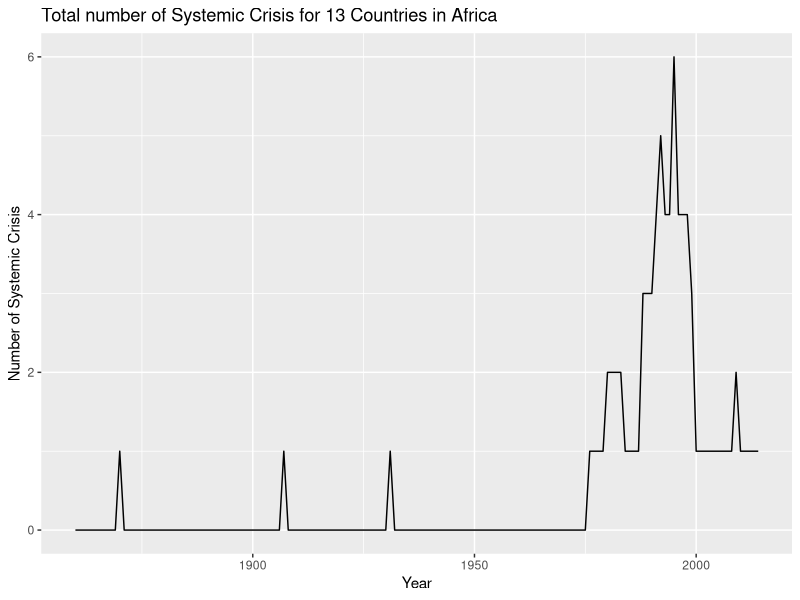
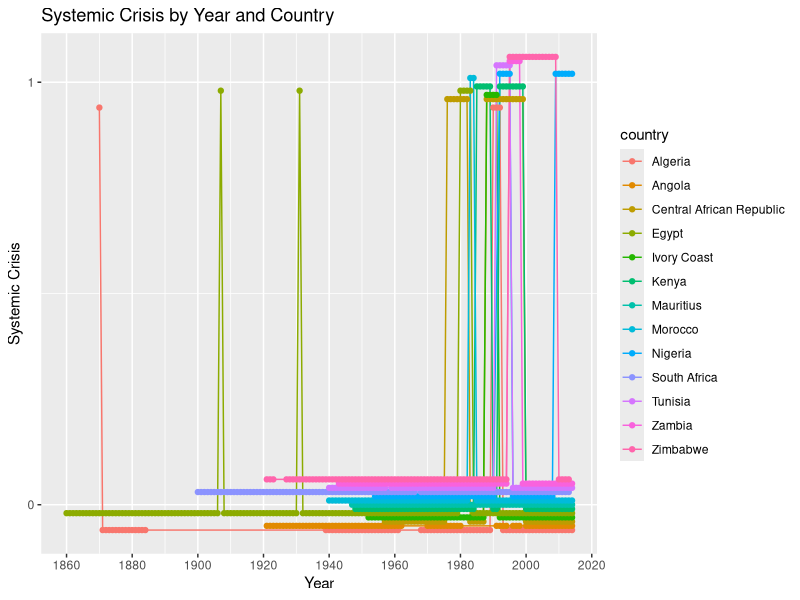
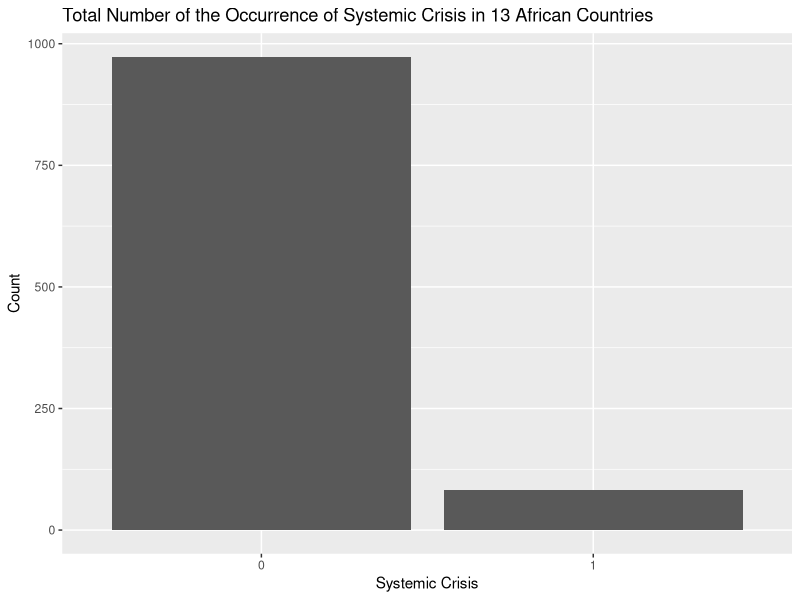
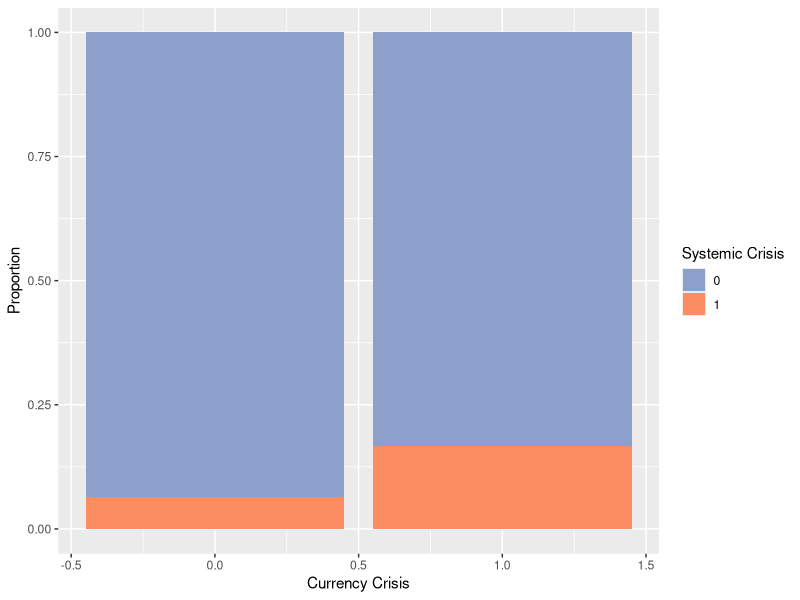
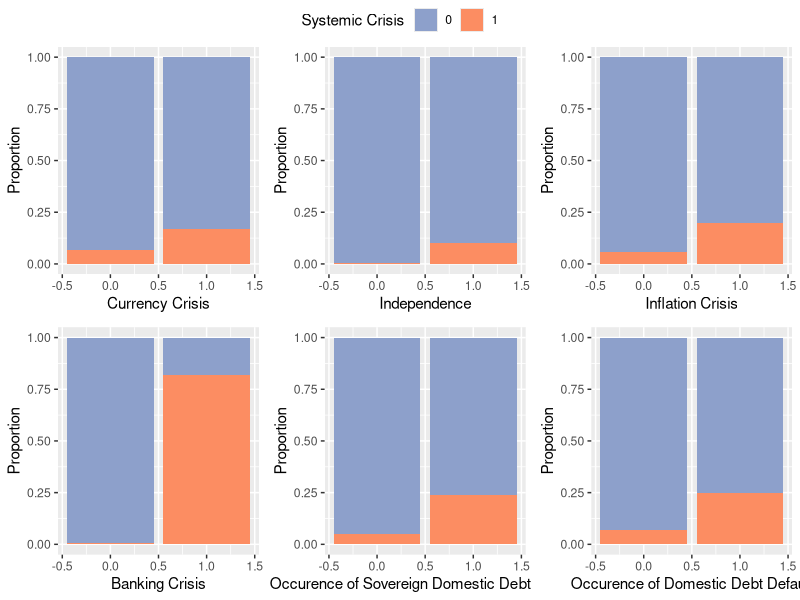
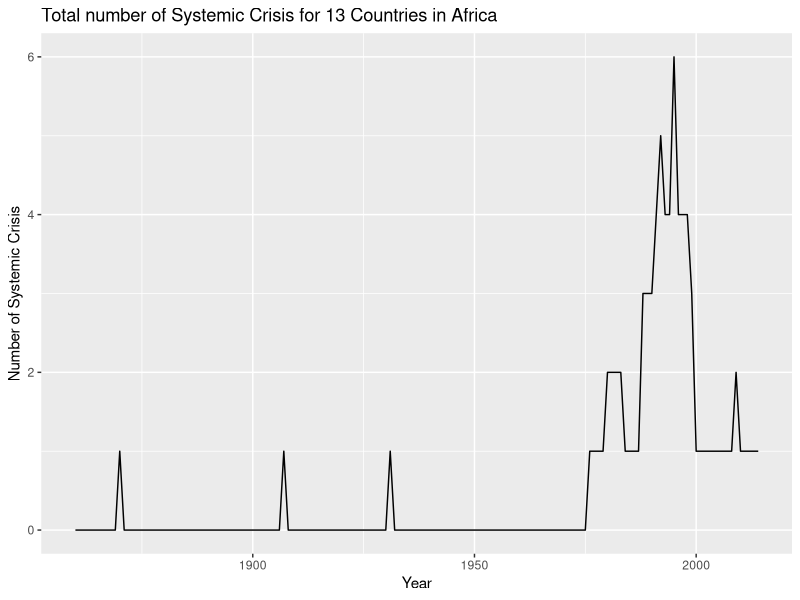
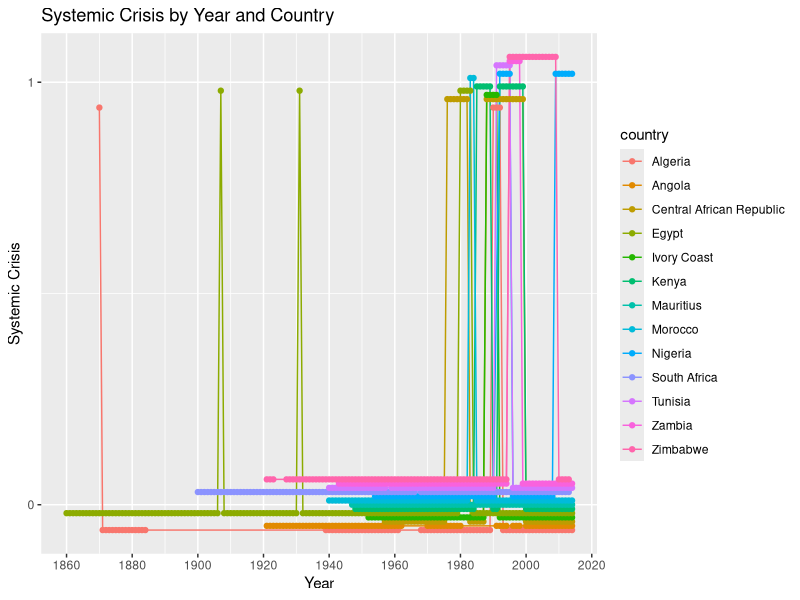
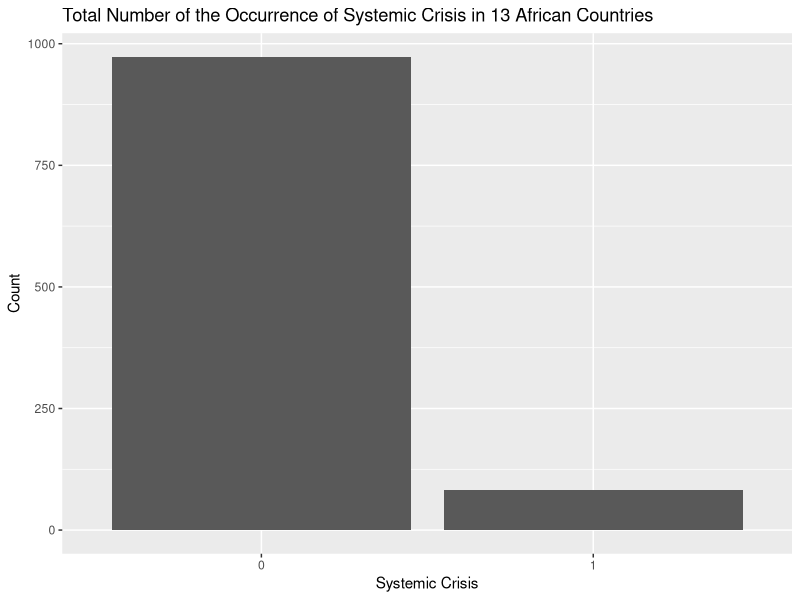

These figures' R source, in order:
#setwd("/Users/zxy/Desktop/BIOS611/bios-611-project")

library(tidyverse)
library(dplyr)
library(ggplot2)
library(RColorBrewer)
library(ggpubr)

dat <- read.csv("derived_data/african_crises_derived.csv")

group_systemic_by_year <- dat %>% select(year, systemic_crisis) %>%
  group_by(year) %>% summarise(nsystemic_crisis = sum(as.numeric(systemic_crisis)))

nsystemic_by_year <- ggplot(data=group_systemic_by_year)+
  geom_line(aes(year, nsystemic_crisis)) +
  ylab("Number of Systemic Crisis") + xlab("Year") + 
  ggtitle("Total number of Systemic Crisis for 13 Countries in Africa")
nsystemic_by_year
ggsave(nsystemic_by_year, filename = "figures/nsystemic_by_year.png", height = 6, width = 6)

countrylist <- unique(dat$country)
datforplot <- dat
datforplot$systemic_crisis <- as.numeric(datforplot$systemic_crisis)
for (i in 1:length(countrylist)) {
  datforplot$systemic_crisis[which(datforplot$country == countrylist[i])] <- 
    datforplot$systemic_crisis[which(datforplot$country == countrylist[i])] + (i-7) * 0.01
}

systemic_crisis_by_year_country <- ggplot(data=datforplot)+geom_line(aes(year, (systemic_crisis), color = country)) +
  geom_point(aes(year, (systemic_crisis), color = country)) +
  scale_y_continuous(breaks = c(0, 1)) + 
  scale_x_continuous(breaks = c(1860, 1880, 1900, 1920, 1940, 1960, 1980, 2000, 2020)) + 
  xlab("Year") + ylab("Systemic Crisis") + 
  ggtitle("Systemic Crisis by Year and Country")
systemic_crisis_by_year_country
ggsave(systemic_crisis_by_year_country, filename = "figures/systemic_crisis_by_year_country.png", height = 6, width = 10)


my.color <- brewer.pal(8, "Set2")
dat$systemic_crisis <- as.factor(dat$systemic_crisis)
systemic_crisis_count <- ggplot(dat, aes(x = as.factor(systemic_crisis))) + 
  geom_bar() + xlab("Systemic Crisis") + ylab("Count") + 
  scale_fill_manual(values = c(my.color[3])) + 
  ggtitle("Total Number of the Occurrence of Systemic Crisis in 13 African Countries")
systemic_crisis_count
ggsave(systemic_crisis_count, filename = "figures/systemic_crisis_count.png", height = 6, width = 8)

systemic_currency <- ggplot(dat, 
                            aes(x = currency_crises, 
                                fill = as.factor(systemic_crisis))) + 
  geom_bar(position = "fill") +
  labs(y = "Proportion") + 
  xlab("Currency Crisis") + 
  scale_fill_manual(values = c(my.color[3], my.color[2]), name = "Systemic Crisis")
systemic_currency
ggsave(systemic_currency, filename = "figures/systemic_currency.png", height = 6, width = 5)


systemic_independence <- ggplot(dat, 
                                aes(x = independence, 
                                    fill = as.factor(systemic_crisis))) + 
  geom_bar(position = "fill") +
  labs(y = "Proportion") + 
  xlab("Independence") + 
  scale_fill_manual(values = c(my.color[3], my.color[2]), name = "Systemic Crisis")
ggsave(systemic_independence, filename = "figures/systemic_independence.png", height = 6, width = 5)


systemic_inflation_crises <- ggplot(dat, 
                                    aes(x = inflation_crises, 
                                        fill = as.factor(systemic_crisis))) + 
  geom_bar(position = "fill") +
  labs(y = "Proportion") + 
  xlab("Inflation Crisis") + 
  scale_fill_manual(values = c(my.color[3], my.color[2]), name = "Systemic Crisis")
ggsave(systemic_inflation_crises, filename = "figures/systemic_inflation_crises.png", height = 6, width = 5)


systemic_banking_crisis <- ggplot(dat, 
                                  aes(x = banking_crisis, 
                                      fill = as.factor(systemic_crisis))) + 
  geom_bar(position = "fill") +
  labs(y = "Proportion") + 
  xlab("Banking Crisis") + 
  scale_fill_manual(values = c(my.color[3], my.color[2]), name = "Systemic Crisis")
ggsave(systemic_banking_crisis, filename = "figures/systemic_banking_crisis.png", height = 6, width = 5)


systemic_sovereign_external_debt_default <- ggplot(dat, 
                                                   aes(x = sovereign_external_debt_default, 
                                                       fill = as.factor(systemic_crisis))) + 
  geom_bar(position = "fill") +
  labs(y = "Proportion") + 
  xlab("Occurence of Sovereign Domestic Debt Default") + 
  scale_fill_manual(values = c(my.color[3], my.color[2]), name = "Systemic Crisis")
ggsave(systemic_sovereign_external_debt_default, filename = "figures/systemic_sovereign_external_debt_default.png", height = 6, width = 5)


systemic_domestic_debt_in_default <- ggplot(dat,
                                            aes(x = domestic_debt_in_default, 
                                                fill = as.factor(systemic_crisis))) + 
  geom_bar(position = "fill") +
  labs(y = "Proportion") + 
  xlab("Occurence of Domestic Debt Default") + 
  scale_fill_manual(values = c(my.color[3], my.color[2]), name = "Systemic Crisis")
ggsave(systemic_domestic_debt_in_default, filename = "figures/systemic_domestic_debt_in_default.png", height = 6, width = 5)


systemic_exch_usd <- ggplot(dat, aes(x = systemic_crisis, y = exch_usd)) +
  geom_boxplot(fill = my.color[3], varwidth = TRUE) +
  labs(x = "Systemic Crisis", y = "Exchange Rate of the Country vis-a-vis the USD")
ggsave(systemic_exch_usd, filename = "figures/systemic_exch_usd.png", height = 6, width = 5)

p <- ggarrange(systemic_currency, systemic_independence, systemic_inflation_crises, systemic_banking_crisis, systemic_sovereign_external_debt_default, systemic_domestic_debt_in_default, nrow = 2, ncol = 3, common.legend = T)
p
ggsave(p, filename = "figures/correlation_plots.png", height = 8, width = 12)
